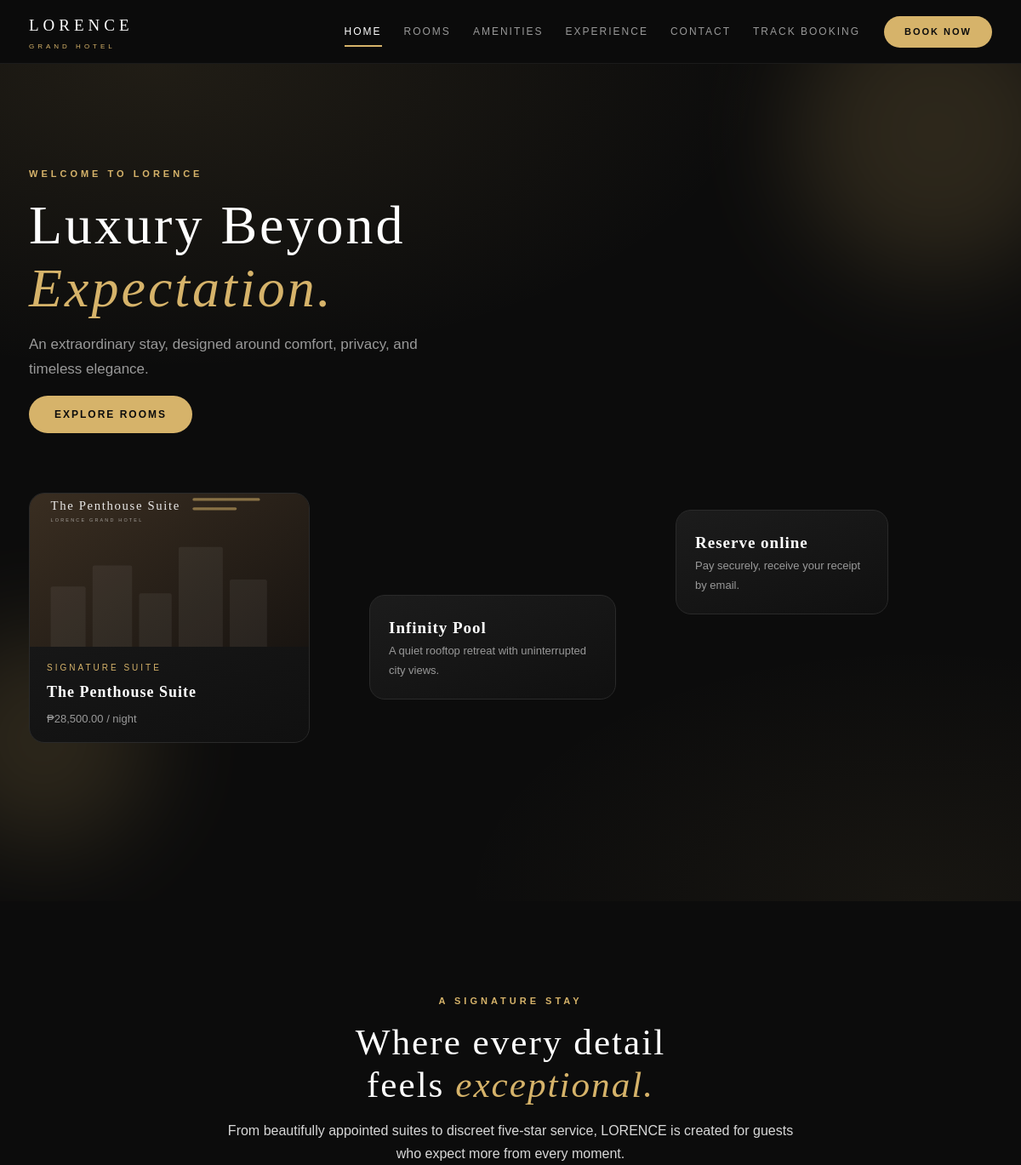
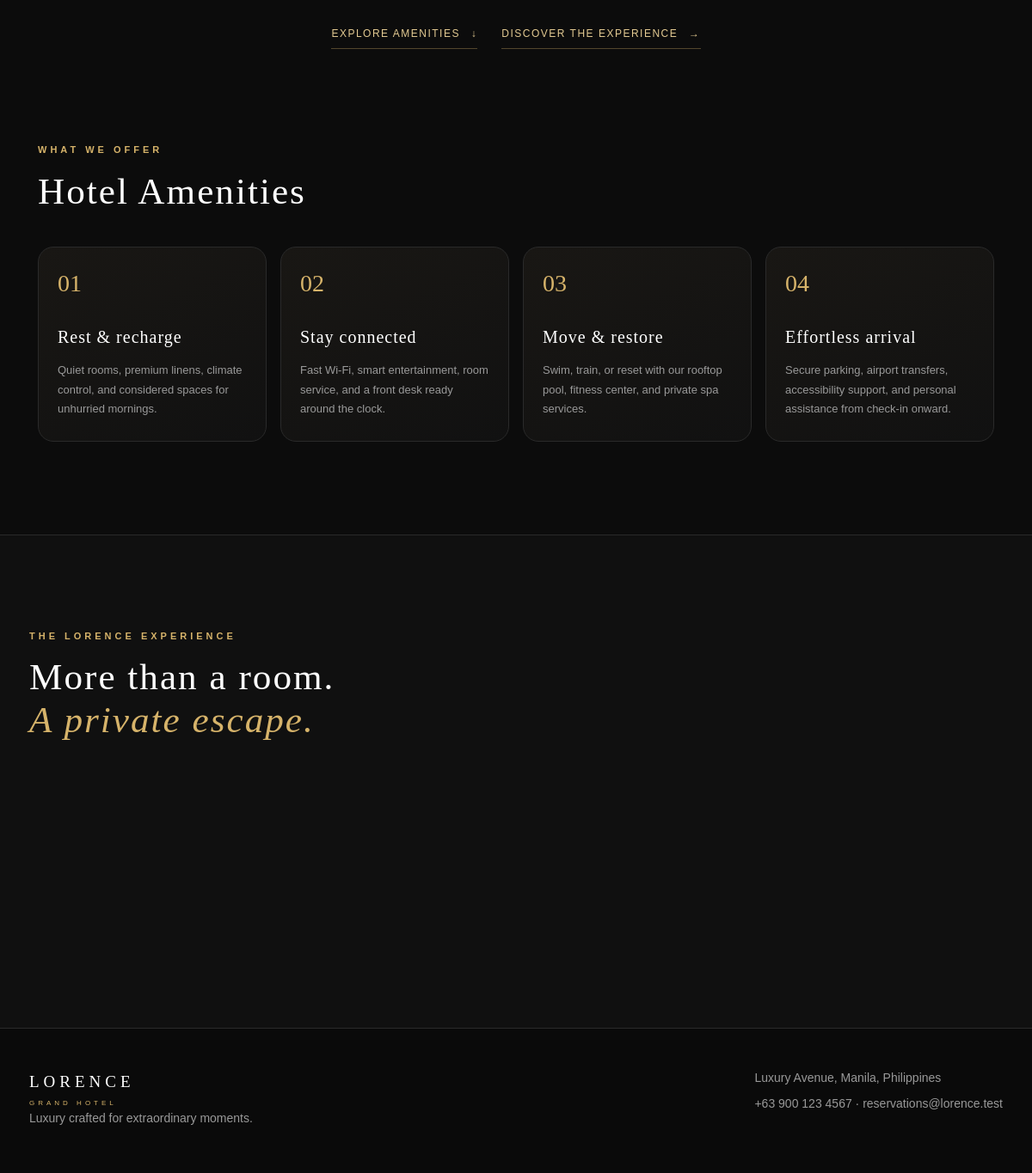
The page / on the database its author committed (2 pictures, top to bottom).
### tables this page shows
CREATE TABLE `rooms` (
  `id`          INT UNSIGNED NOT NULL AUTO_INCREMENT,
  `name`        VARCHAR(120)  NOT NULL,
  `category`    VARCHAR(60)   NOT NULL,
  `description` TEXT          NOT NULL,
   
  `price`       DECIMAL(10,2) NOT NULL,
   
  `image`       VARCHAR(255)  NOT NULL,
  `max_guests`  TINYINT UNSIGNED NOT NULL DEFAULT 4,
  `is_active`   TINYINT(1)    NOT NULL DEFAULT 1,
  `created_at`  TIMESTAMP     NOT NULL DEFAULT CURRENT_TIMESTAMP,
  PRIMARY KEY (`id`),
  KEY `idx_rooms_price` (`price`),
  KEY `idx_rooms_active` (`is_active`)
);

### index.php (the view, shortened to what this page needs)
<?php
require "config.php";
$top = $conn->query("SELECT id,name,category,price,image FROM rooms WHERE is_active=1 ORDER BY price DESC LIMIT 1")->fetch_assoc();
?>
<!DOCTYPE html>
<html lang="en">
<head>
<title>LORENCE Grand Hotel</title><link rel="stylesheet" href="css/style.css">
</head>
<body>
<header class="nav">
  <a class="logo" href="index.php">LORENCE <span>GRAND HOTEL</span></a>
  <nav class="site-nav"><a class="active" data-nav="home" href="index.php">Home</a><a data-nav="rooms" href="rooms.php">Rooms</a><a data-nav="amenities" href="#amenities">Amenities</a><a data-nav="experience" href="#experience">Experience</a><a data-nav="contact" href="#contact">Contact</a><a data-nav="track" href="tracking.php">Track booking</a></nav>
  <a class="btn btn-small" href="rooms.php">BOOK NOW</a>
</header>
<section class="hero">
  <div class="hero-overlay"></div>
  <div class="orb o1"></div><div class="orb o2"></div>
  <div class="hero-content">
    <p class="eyebrow">WELCOME TO LORENCE</p>
    <h1>Luxury Beyond<br><em>Expectation.</em></h1>
    <p class="hero-text">An extraordinary stay, designed around comfort, privacy, and timeless elegance.</p>
    <a class="btn" href="rooms.php">EXPLORE ROOMS</a>
  </div>
  <div class="hero-stage">
    <?php if ($top): ?>
    <a class="pane pane-room" style="--d:70" href="booking.php?room_id=<?=(int)$top['id']?>">
      <span class="pane-img" style="background-image:url('<?=htmlspecialchars($top['image'])?>')"></span>
      <span class="pane-body"><small><?=htmlspecialchars($top['category'])?></small><b><?=htmlspecialchars($top['name'])?></b><i>₱<?=number_format($top['price'],2)?> / night</i></span>
    </a>
    <?php endif; ?>
    <div class="pane pane-pool" style="--d:130"><b>Infinity Pool</b><span>A quiet rooftop retreat with uninterrupted city views.</span></div>
    <div class="pane pane-pay" style="--d:30"><b>Reserve online</b><span>Pay securely, receive your receipt by email.</span></div>
  </div>
</section>
<section class="intro intro-split">
  <p class="eyebrow">A SIGNATURE STAY</p>
  <h2>Where every detail<br>feels <em>exceptional.</em></h2>
  <p>From beautifully appointed suites to discreet five-star service, LORENCE is created for guests who expect more from every moment.</p>
  <div class="intro-links"><a href="#amenities">Explore amenities <span>↓</span></a><a href="#experience">Discover the experience <span>→</span></a></div>
</section>
<section id="amenities" class="amenities">
  <div class="section-head"><div><p class="eyebrow">WHAT WE OFFER</p><h2>Hotel Amenities</h2></div></div>
  <div class="amenity-cards"><article><b>01</b><h3>Rest & recharge</h3><p>Quiet rooms, premium linens, climate control, and considered spaces for unhurried mornings.</p></article><article><b>02</b><h3>Stay connected</h3><p>Fast Wi-Fi, smart entertainment, room service, and a front desk ready around the clock.</p></article><article><b>03</b><h3>Move & restore</h3><p>Swim, train, or reset with our rooftop pool, fitness center, and private spa services.</p></article><article><b>04</b><h3>Effortless arrival</h3><p>Secure parking, airport transfers, accessibility support, and personal assistance from check-in onward.</p></article></div>
</section>
<section id="experience" class="experience">
  <div><p class="eyebrow">THE LORENCE EXPERIENCE</p><h2>More than a room.<br><em>A private escape.</em></h2></div>
  <div class="features">
  </div>
</section>
<footer id="contact"><div><a class="logo" href="#">LORENCE <span>GRAND HOTEL</span></a><p>Luxury crafted for extraordinary moments.</p></div><div><p>Luxury Avenue, Manila, Philippines</p><p>+63 900 123 4567 · reservations@lorence.test</p></div></footer>
</body></html>

### rows shown on the page
rooms: image (picture), category "SIGNATURE SUITE", name "The Penthouse Suite", price "28,500.00"
